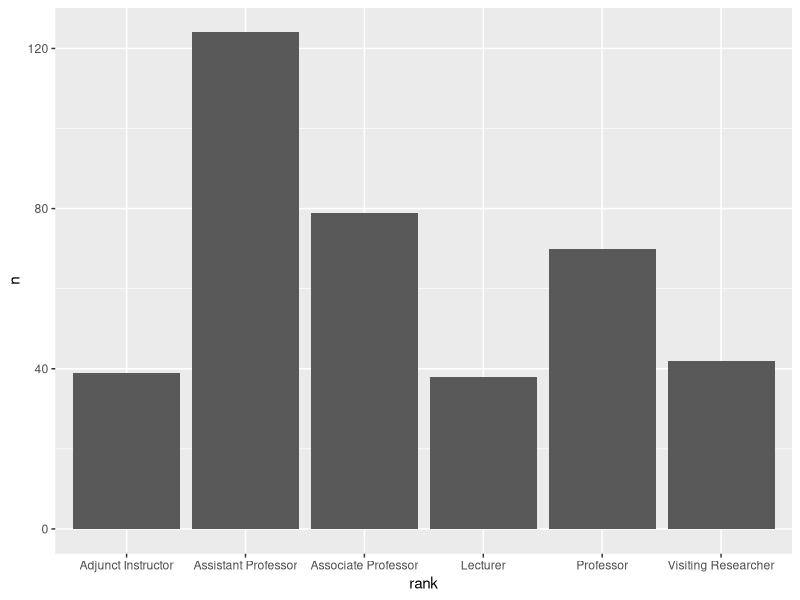
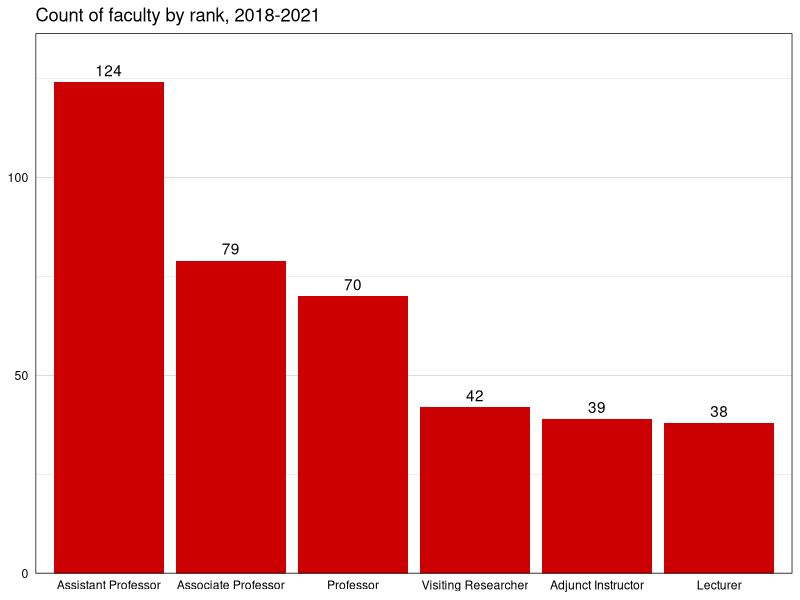
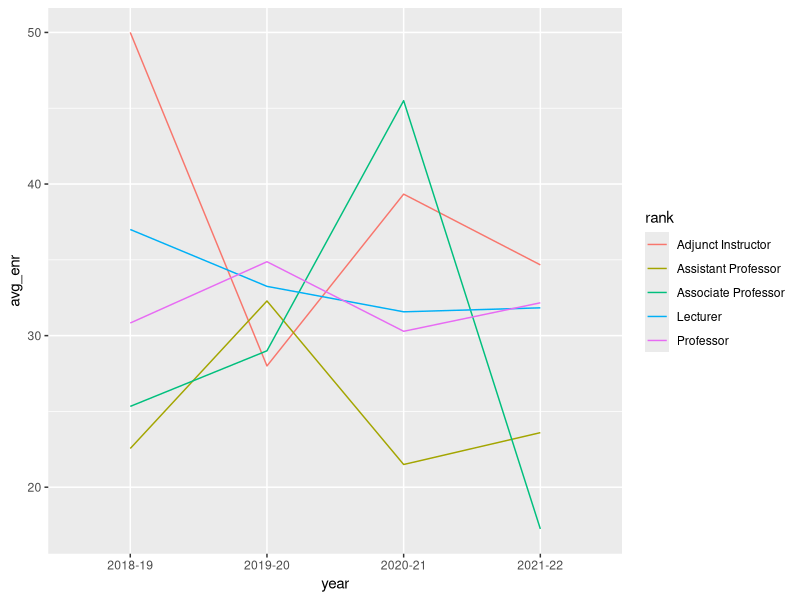
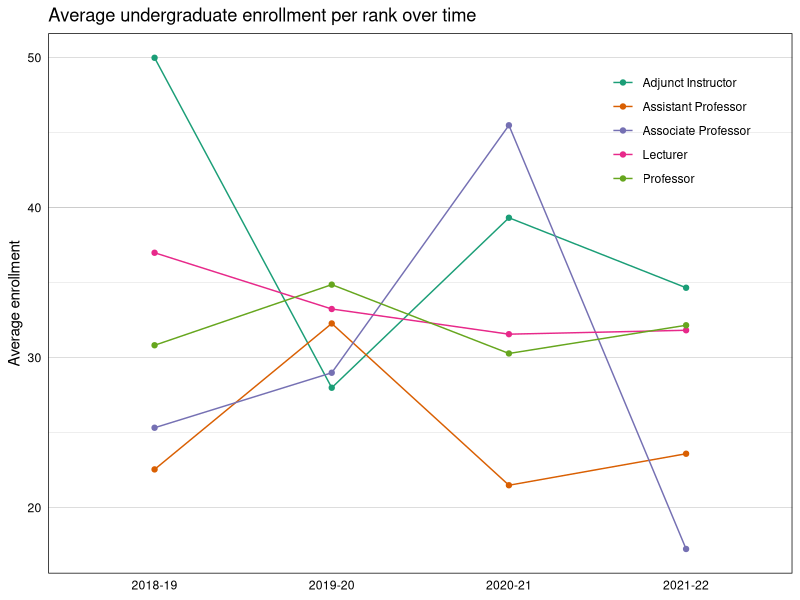

These figures' R source, in order:
## ---- chunk 1
#| echo: false
options(tidyverse.quiet=TRUE)
library(tidyverse)
faculty <- read_csv("content_files/01_data/faculty.csv")
courses <- read_csv("content_files/01_data/courses.csv")
opts <- options(knitr.kable.NA = "")
## ---- chunk 2
#| echo: false
knitr::kable(faculty %>% head(6))
## ---- chunk 3
#| echo: false
knitr::kable(courses %>% head(6))
## ---- chunk 4
#| echo: false
knitr::kable(faculty %>% filter(dept1 == "Sociology") %>% head(6))
## ---- chunk 5
#| echo: false
knitr::kable(faculty %>% filter(dept1 == "Sociology" | dept1 == "Physics") %>% head(6))
## ---- chunk 6
#| echo: false
knitr::kable(faculty %>% filter(dept1 %in% c("Sociology","Physics","Music")) %>% head(6))
## ---- chunk 7
#| echo: false
knitr::kable(faculty %>% filter(dept1 %in% c("Sociology","Physics","Music") & rank == "Professor") %>% head(6))
## ---- chunk 8
#| echo: false
knitr::kable(faculty %>% select(id, dept1, rank) %>% head(6))
## ---- chunk 9
#| echo: false
knitr::kable(faculty %>% select(-dept2) %>% head(6))
## ---- chunk 10
#| echo: false
knitr::kable(faculty %>% select(id, dept1, rank) %>% filter(rank == "Professor") %>% head(6))
## ---- chunk 11
#| echo: false
knitr::kable(courses %>% arrange(desc(enrollment)) %>% head(6))
## ---- chunk 12
#| echo: false
knitr::kable(courses %>% arrange(dept, desc(enrollment)) %>% head(6))
## ---- chunk 13
#| echo: false
knitr::kable(courses %>% count(dept) %>% head(6))
## ---- chunk 14
#| echo: false
knitr::kable(courses %>% count(dept, level, sort = TRUE))
## ---- chunk 15
#| echo: false
knitr::kable(faculty %>% mutate(new = "hello!") %>% head(6))
## ---- chunk 16
#| echo: false
knitr::kable(faculty %>% mutate(prof = ifelse(rank == "Professor",
                       1, 0)) %>% select(rank, prof) %>% head(6))
## ---- chunk 17
#| echo: false
knitr::kable(faculty %>% mutate(joint = ifelse(!is.na(dept2),
                        "joint", NA)) %>% select(dept1, dept2, joint) %>% head(6))
## ---- chunk 18
#| echo: false
knitr::kable(faculty %>% mutate(division = case_when(dept1 %in% c("Sociology","Political Science") ~
                                "Social Sciences",
                              dept1 %in% c("Music","English") ~
                                "Humanities",
                              dept1 %in% c("Chemistry","Physics") ~
                                "Sciences")) %>% 
  select(dept1, division) %>% head(6))
## ---- chunk 19
#| echo: false
knitr::kable(courses %>% 
  group_by(dept, semester) %>% 
  summarize(enr = sum(enrollment)) %>% head(6))
## ---- chunk 20
#| echo: false
knitr::kable(courses %>% 
  group_by(dept, semester) %>% 
  summarize(enr = sum(enrollment),
            courses = n_distinct(course_id)) %>% head(6))
## ---- chunk 21
#| echo: false
knitr::kable(faculty %>% 
  filter(str_detect(rank, "Professor")) %>% head(6))
## ---- chunk 22
#| echo: false
knitr::kable(courses %>% 
  mutate(year = str_c(str_sub(semester, 1, 4), 
                      "-",
                      str_sub(semester, 5, 6))) %>% select(semester, year) %>% unique())
## ---- chunk 23
#| echo: false
knitr::kable(faculty %>% head(6))
## ---- chunk 24
#| echo: false
knitr::kable(faculty %>% 
  pivot_longer(dept1:dept2,
               names_to = "dept_no",
               values_to = "dept",
               values_drop_na = TRUE) %>% head(6))
## ---- chunk 25
#| echo: false
knitr::kable(faculty %>% 
  pivot_longer(dept1:dept2,
               names_to = "dept_no",
               values_to = "dept",
               values_drop_na = TRUE) %>% 
  select(-year, -rank) %>% head(6))
## ---- chunk 26
#| echo: false
knitr::kable(courses %>% head(2))
## ---- chunk 27
#| echo: false
knitr::kable(courses %>% 
  pivot_wider(names_from = "level",
              values_from = "enrollment") %>% head(4))
## ---- chunk 28
#| echo: false
knitr::kable(faculty %>% head(4))
## ---- chunk 29
#| echo: false
knitr::kable(courses %>% head(4))
## ---- chunk 30
#| echo: false
knitr::kable(courses %>% head(5))
## ---- chunk 31
#| code-line-numbers: "6-7"
courses_UG <- courses %>% 
  filter(level == "UG") %>% 
  mutate(year = str_c(str_sub(semester, 1, 4), 
                      "-",
                      str_sub(semester, 5, 6))) %>% 
  group_by(year, faculty_id) %>% 
  summarize(enr = sum(enrollment))
## ---- chunk 32
#| echo: false
knitr::kable(courses_UG %>% head(4))
## ---- chunk 33
#| echo: false
knitr::kable(faculty %>% head(6))
## ---- chunk 34
#| echo: false
knitr::kable(courses_UG %>% arrange(desc(year)) %>% head(6))
## ---- chunk 35
fac_enr <- faculty %>% 
  left_join(courses_UG, by = c("id" = "faculty_id",
                               "year" = "year"))
## ---- chunk 36
#| echo: false
knitr::kable(fac_enr %>% head(6))
## ---- chunk 37
#| code-line-numbers: "4-5"
fac_enr <- faculty %>% 
  left_join(courses_UG, by = c("id" = "faculty_id",
                               "year" = "year")) %>% 
  group_by(year, rank) %>% 
  summarize(avg_enr = mean(enr, na.rm = TRUE))
## ---- chunk 38
#| echo: false
knitr::kable(fac_enr %>% arrange(desc(year)) %>% head(6))
## ---- chunk 39
#| echo: false
#| fig-height: 4
#| fig-align: "center"
faculty %>%
  count(rank) %>%
  ggplot(aes(x = rank, y = n)) +
  geom_bar(stat = "identity")
## ---- chunk 40
#| code-fold: true
#| code-summary: "expand for full code"
#| fig-align: "center"
faculty %>%
  count(rank) %>%
  ggplot(aes(x = reorder(rank, -n), y = n)) +
  geom_bar(stat = "identity", fill = "#cc0000") +
  scale_y_continuous(expand = expansion(mult = c(0, 0.1))) +
  geom_text(aes(label = n), vjust = -0.5) +
  labs(x = NULL, y = NULL,
       title = "Count of faculty by rank, 2018-2021") +
  theme_linedraw() +
  theme(panel.grid.major.x = element_blank(),
        axis.ticks = element_blank())
## ---- chunk 41
#| echo: false
#| fig-height: 4
#| fig-align: "center"
fac_enr %>% 
  filter(!is.na(avg_enr)) %>% 
  ggplot(aes(x = year, y = avg_enr, group = rank, color = rank)) +
  geom_line()
## ---- chunk 42
#| code-fold: true
#| code-summary: "expand for full code"
#| fig-align: "center"
fac_enr %>% 
  filter(!is.na(avg_enr)) %>% 
  ggplot(aes(x = year, y = avg_enr, group = rank, color = rank)) +
  geom_line() +
  geom_point() +
  scale_color_brewer(type = "qual", palette = "Dark2") +
  labs(x = NULL, y = "Average enrollment",
       title = "Average undergraduate enrollment per rank over time") +
  theme_linedraw() +
  theme(panel.grid.major.x = element_blank(),
        axis.ticks = element_blank(),
        legend.title = element_blank(),
        legend.background = element_rect(fill = NA),
        legend.key = element_rect(fill = NA),
        legend.position = c(0.85, 0.82))
